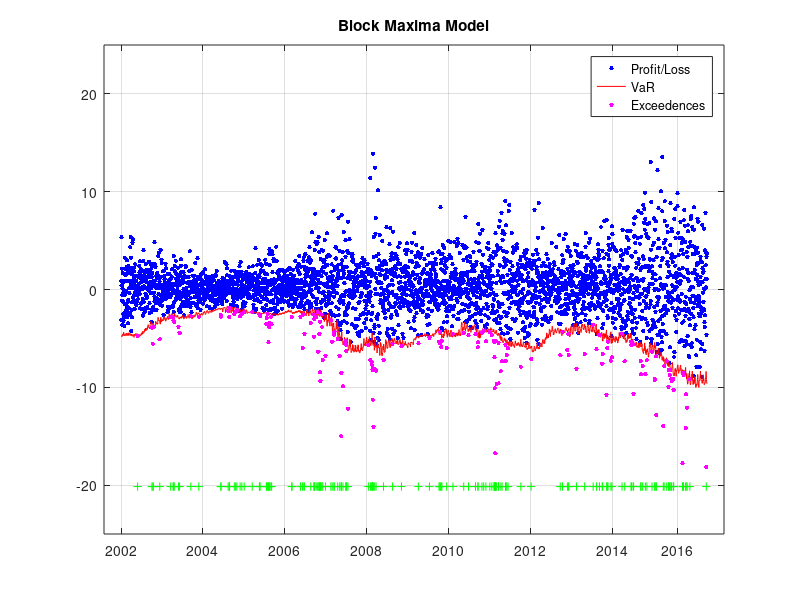

Write MATLAB code to recreate this figure.
clear;clc;
%load data
A=load('Bayer_close_0216.txt');
B=load('Bmw_close_0216.txt');
C=load('Siemens_close_0216.txt');
v=load('VaR_0216_Matlab.txt');

%Size of window
h = 250;
v = -v;
V = A + B + C;
D = length(V);
L = V(2:D)-V(1:(D-1));
T = length(L);

outlier = zeros(T-h,1);
exceedVaR = zeros(D-h-1,1);
yplus = zeros(T-h,1);

%Check for exceedances
for l=1:(T-h)
    if L(h+l,1)<v(l,1)
        exceedVaR(l,1)=1;
    end
end

%Find exceedances
for m=1:(T-h)
    if exceedVaR(m,1)==1
        outlier(m,1)=L(m+h,1);
        yplus(m,1)=min(L((h + 1):(D - 1),1)) - 2;
    else outlier(m,1)=NaN;
        yplus(m,1)=NaN;
    end
end


%Calculate the exceedance ratio
p_hat = sum(exceedVaR)/(T - h);

%Plot the values, VaR estimation and the exceedances
plot(L((h+1):(D-1),1),'b.','MarkerSize',10)
grid on
hold on
plot(v,'r-')
plot(outlier,'m.','MarkerSize',10);
plot(yplus,'g+');
hold off
legend('Profit/Loss','VaR','Exceedences')
title('Block Maxima Model')
xlim([-100,3535])
ylim([-25,25])
set(gca,'XTick',[0 480 960 1440 1920 2400 2880 3260])
set(gca,'XTickLabel',{'2002' '2004' '2006'  '2008' '2010' '2012' '2014' '2016'})

